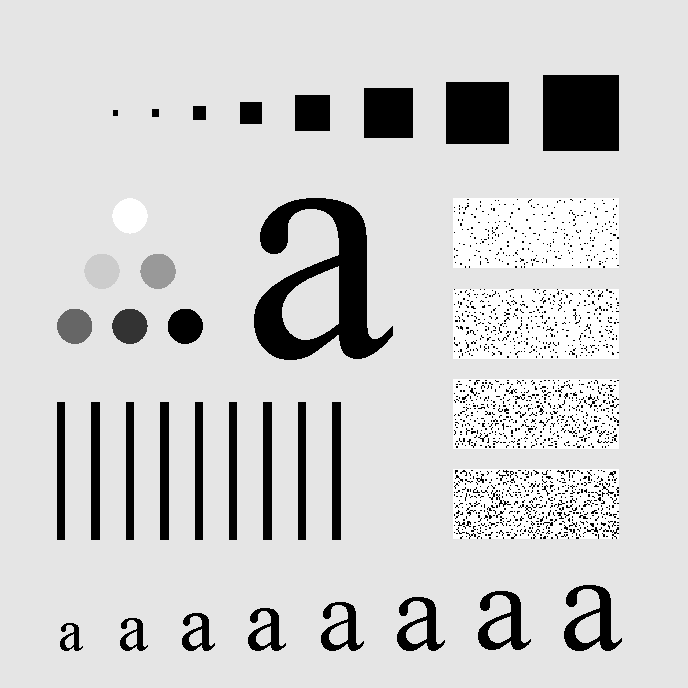
#> input picture smoothing.tif, 688 x 688 px
$ jupyter execute LAB9_DIP_Rosheen_Naeem.ipynb   (older library calls are emulated)
#> lines starting #> are read from the running program, lines starting #| are printed output that depends on the picture; after the words box and inside, x2 and y2 are one past the last pixel; in counts of white or black regions, pixels touching at a corner belong together
[cell 1]
import cv2
import numpy as np
from matplotlib import pyplot as plt
from PIL import Image
import math
import random

[cell 2]
smoothing = cv2.imread('smoothing.tif',0)
#> smoothing is the input picture: shape (688, 688); min 0, max 255, mean 207.3
plt.imshow(smoothing, cmap='gray')

[cell 3]
#TASK NO 1

def Spatial_Filter(img, size):
#> called with size = 3
    kernel = np.ones((size,size), np.float)
    padding = int((size-1)/2)
    padded_img = np.pad(img, ((padding, padding), (padding,padding)), 'constant')
    height, width = img.shape
#> height = 688; width = 688
    for x in range(width):
        for y in range(height):
            img[x][y]= (np.sum(padded_img[x:x+size,y:y+size]))/(size* size)
#> img: shape (688, 688); 9.82% of pixels changed, all inside (x1, y1, x2, y2) = (0, 0, 688, 688)
    return img


smoothing = cv2.imread('smoothing.tif',0)
smooth_img_k3 = Spatial_Filter(smoothing,3)
plt.imshow(smooth_img_k3, cmap='gray')
plt.title('Smoothed image using kernel of size 3')
plt.show()
cv2.imwrite('smooth_img_k3.jpg', smooth_img_k3)

smoothing = cv2.imread('smoothing.tif',0)
smooth_img_k5 = Spatial_Filter(smoothing,5)
#> call 2 of Spatial_Filter, with size = 5
#> after the loop in Spatial_Filter (call 2), `for x in range(width):`:
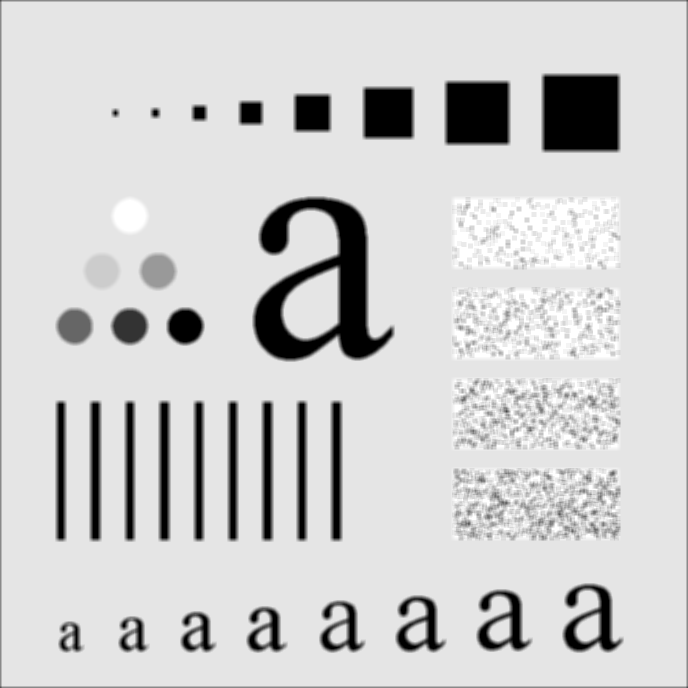
#> img: shape (688, 688); 16.98% of pixels changed, all inside (x1, y1, x2, y2) = (0, 0, 688, 688)
plt.imshow(smooth_img_k5, cmap='gray')
plt.title('Smoothed image using kernel of size 5')
plt.show()
cv2.imwrite('smooth_img_k5.jpg', smooth_img_k5)

smoothing = cv2.imread('smoothing.tif',0)
smooth_img_k15 = Spatial_Filter(smoothing,15)
#> call 3 of Spatial_Filter, with size = 15
#> after the loop in Spatial_Filter (call 3), `for x in range(width):`:
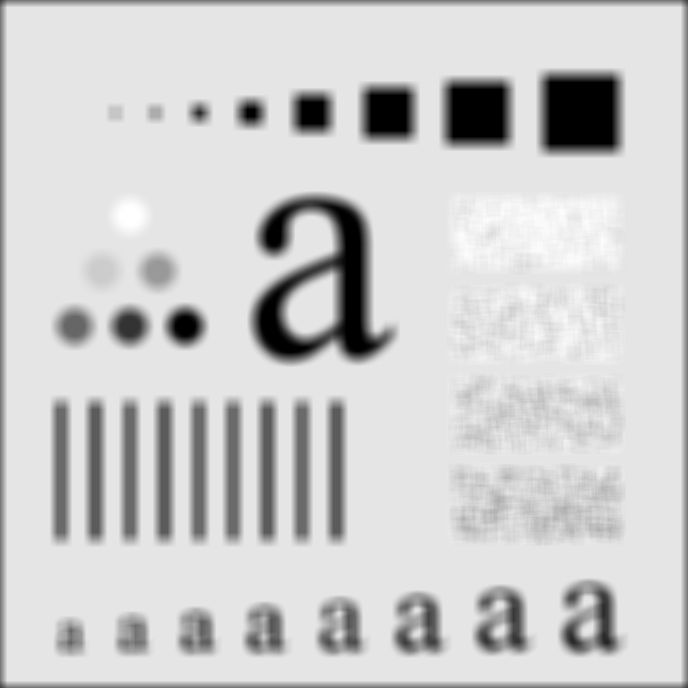
#> img: shape (688, 688); min 0, max 255, mean 204.6
plt.imshow(smooth_img_k15, cmap='gray')
plt.title('Smoothed image using kernel of size 15')
plt.show()
cv2.imwrite('smooth_img_k15.jpg', smooth_img_k15)

smoothing = cv2.imread('smoothing.tif',0)
smooth_img_k35 = Spatial_Filter(smoothing,35)
#> call 4 of Spatial_Filter, with size = 35
#> after the loop in Spatial_Filter (call 4), `for x in range(width):`:
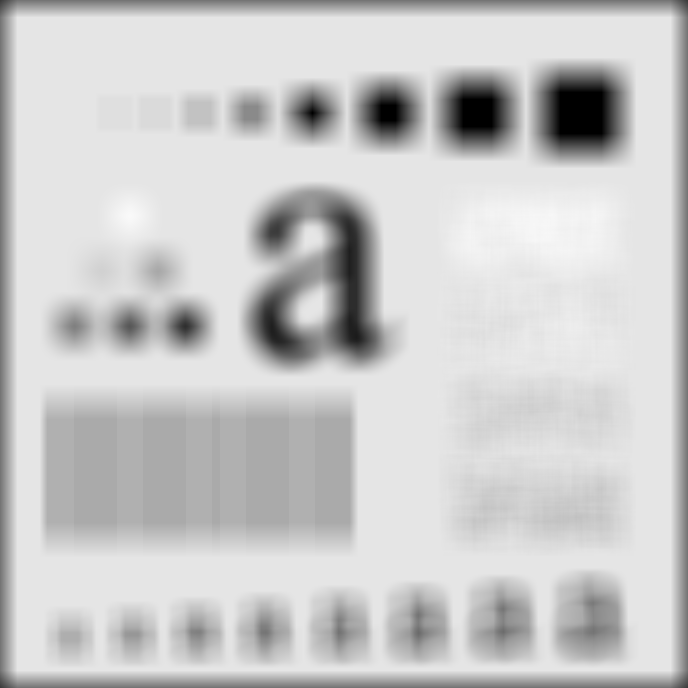
#> img: shape (688, 688); min 0, max 249, mean 201.2
plt.imshow(smooth_img_k35, cmap='gray')
plt.title('Smoothed image using kernel of size 35')
plt.show()
cv2.imwrite('smooth_img_k35.jpg', smooth_img_k35)
#> Out = True

By increasing the size of filter, images become more smooth and blurred and a dark shadow around the images increases because of increase of size of zero padding.

[cell 4]
#TASK NO 2

def W_Avg_Filter(img,size):
#> called with size = 3
    kernel =  np.array([[1,2,1],[2,4,2],[1,2,1]])
    k_width, k_height = kernel.shape
    padding = int((size-1)/2)
    padded_img = np.pad(img, ((padding, padding), (padding,padding)), 'constant')
    height, width = img.shape
#> height = 688; width = 688
    img1 = np.zeros(img.shape)
    for x in range(width):
        for y in range(height):
            img1[x][y]= (np.sum(np.multiply(padded_img[x:x+k_width,y:y+k_height], kernel)))/16
    return img1

smoothing = cv2.imread('smoothing.tif',0)
Avg_img = W_Avg_Filter(smoothing,3)
plt.imshow(Avg_img, cmap='gray')
plt.title('Weighted avg image')
plt.show()
cv2.imwrite('Avg_img.jpg', Avg_img)
#> Out = True

The weighted average filters smooth the image. the average filter applied above is of size 3x3. so it is not giving remarkable results.

[cell 5]
#Task No 3
#gaussian filter
def gaussian_filter(img,size):
#> called with size = 7
    kernel =  np.array([[1,1,2,2,2,1,1],[1,2,2,4,2,2,1],[2,2,4,8,4,2,2],[2,4,8,16,8,4,2],[2,2,4,8,4,2,2],[1,2,2,4,2,2,1],[1,1,2,2,2,1,1]])
    k_width, k_height = kernel.shape
    padding = int((size-1)/2)
    padded_img = np.pad(img, ((padding, padding), (padding,padding)), 'constant')
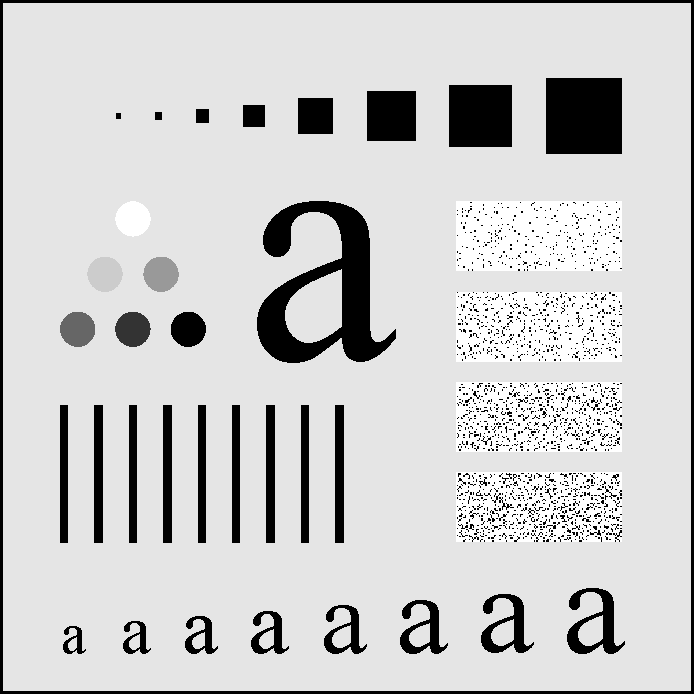
#> padded_img: shape (694, 694); min 0, max 255, mean 203.7
    height, width = img.shape
#> height = 688; width = 688
    img1 = np.zeros(img.shape)
    for x in range(height):
        for y in range(width):
            img1[x][y]= (np.sum(np.multiply(padded_img[x:x+k_width,y:y+k_height], kernel)))/np.sum(kernel)
    return img1

A Gaussian filter is a linear filter. It's usually used to blur the image or to reduce noise. If you use two of them and subtract, you can use them for "unsharp masking" (edge detection). The Gaussian filter alone will blur edges and reduce contrast.
The role of sigma in the Gaussian filter is to control the variation around its mean value. So as the Sigma becomes larger the more variance allowed around mean and as the Sigma becomes smaller the less variance allowed around mean. Filtering in the spatial domain is done through convolution.

[cell 6]
smoothing = cv2.imread('smoothing.tif',0)
Gaussian_img = gaussian_filter(smoothing,7)
plt.imshow(Gaussian_img, cmap='gray')
plt.title('Gaussian image')
plt.show()
cv2.imwrite('Gaussian_img.jpg', Gaussian_img)
#> Out = True

[cell 7]
moon = cv2.imread('unsharpmasking.tif',0)
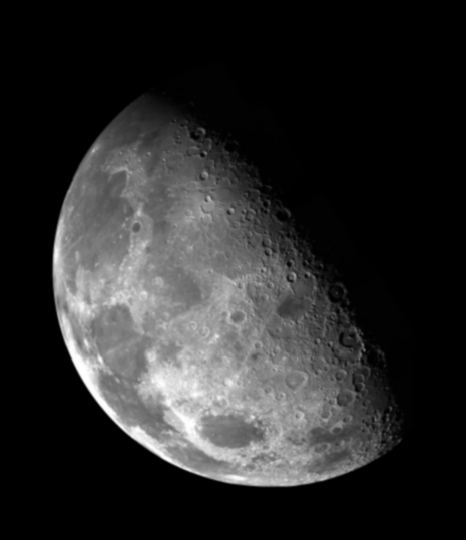
#> input picture unsharpmasking.tif, 466 x 540 px
#> moon is the input picture: shape (540, 466); min 0, max 254, mean 42.7
plt.imshow(moon, cmap='gray')

Unsharp masking (USM) is an image sharpening technique, often available in digital image processing software. The "unsharp" of the name derives from the fact that the technique uses a blurred, or "unsharp", negative image to create a mask of the original image.

[cell 8]
#Task no 4
#Unsharp masking
moon = cv2.imread('unsharpmasking.tif',0)
Gaussian_moon_img = gaussian_filter(moon,7)

mask = moon - Gaussian_moon_img
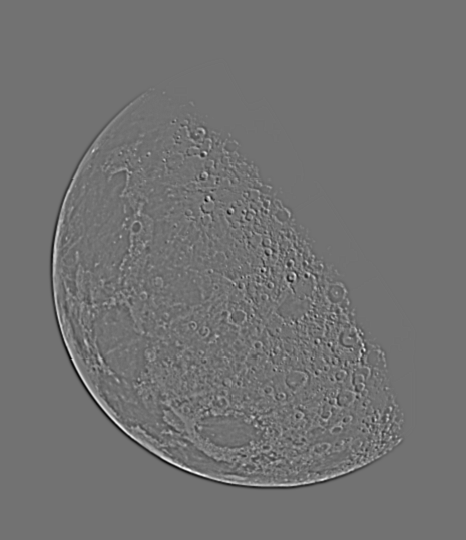
#> mask: shape (540, 466) float64; min -46.99, max 57.76, mean 0; drawn with min black and max white
final_img = moon + mask
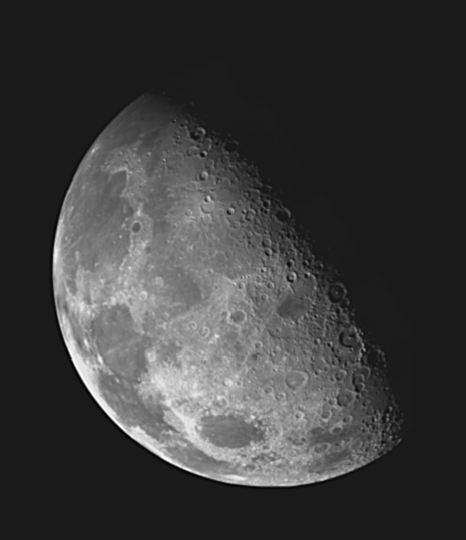
#> final_img: shape (540, 466) float64; min -34.34, max 292.2, mean 42.7; drawn with min black and max white
plt.imshow(final_img, cmap='gray')
plt.title('Unsharp image')
plt.show()
cv2.imwrite('unsharp_img.jpg', final_img)
#> Out = True
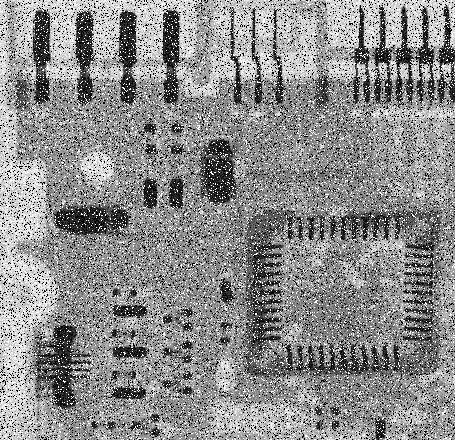
#> input picture saltandpaper.tif, 455 x 440 px
#> further down, saltandpaper is the input picture: shape (440, 455); min 0, max 255, mean 140.1

Median filtering is a nonlinear method used to remove noise from images. It is widely used as it is very effective at removing noise while preserving edges. It is particularly effective at removing 'salt and pepper' type noise. pixel, over the entire image.

[cell 9]
#Task No 5
#Salt and paper noiseremoval
def SnP_filter(img,size):
#> called with size = 5
    height, width = img.shape
#> height = 440; width = 455
    padding = int((size-1)/2)
    padded_img = np.pad(img, ((padding, padding), (padding,padding)), 'constant')
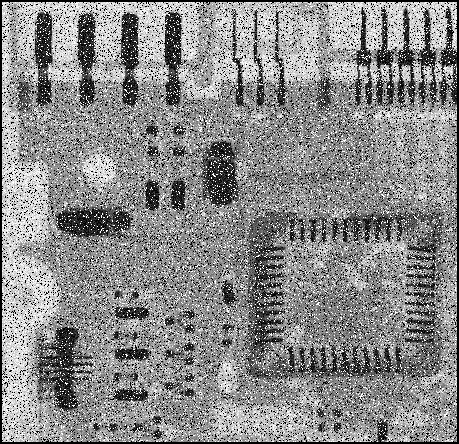
#> padded_img: shape (444, 459); min 0, max 255, mean 137.6
    for x in range(height):
        for y in range(width):
            img[x][y]= np.median(padded_img[x:x+size,y:y+size])
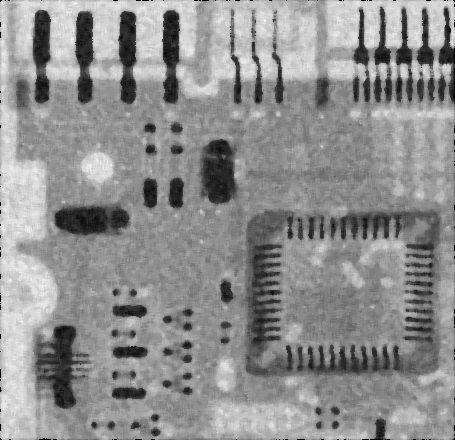
#> img: shape (440, 455); min 0, max 242, mean 143.1
    return img
saltandpaper =  cv2.imread('saltandpaper.tif', 0)
Snp_img = SnP_filter(saltandpaper,5)
plt.imshow(Snp_img, cmap='gray')
